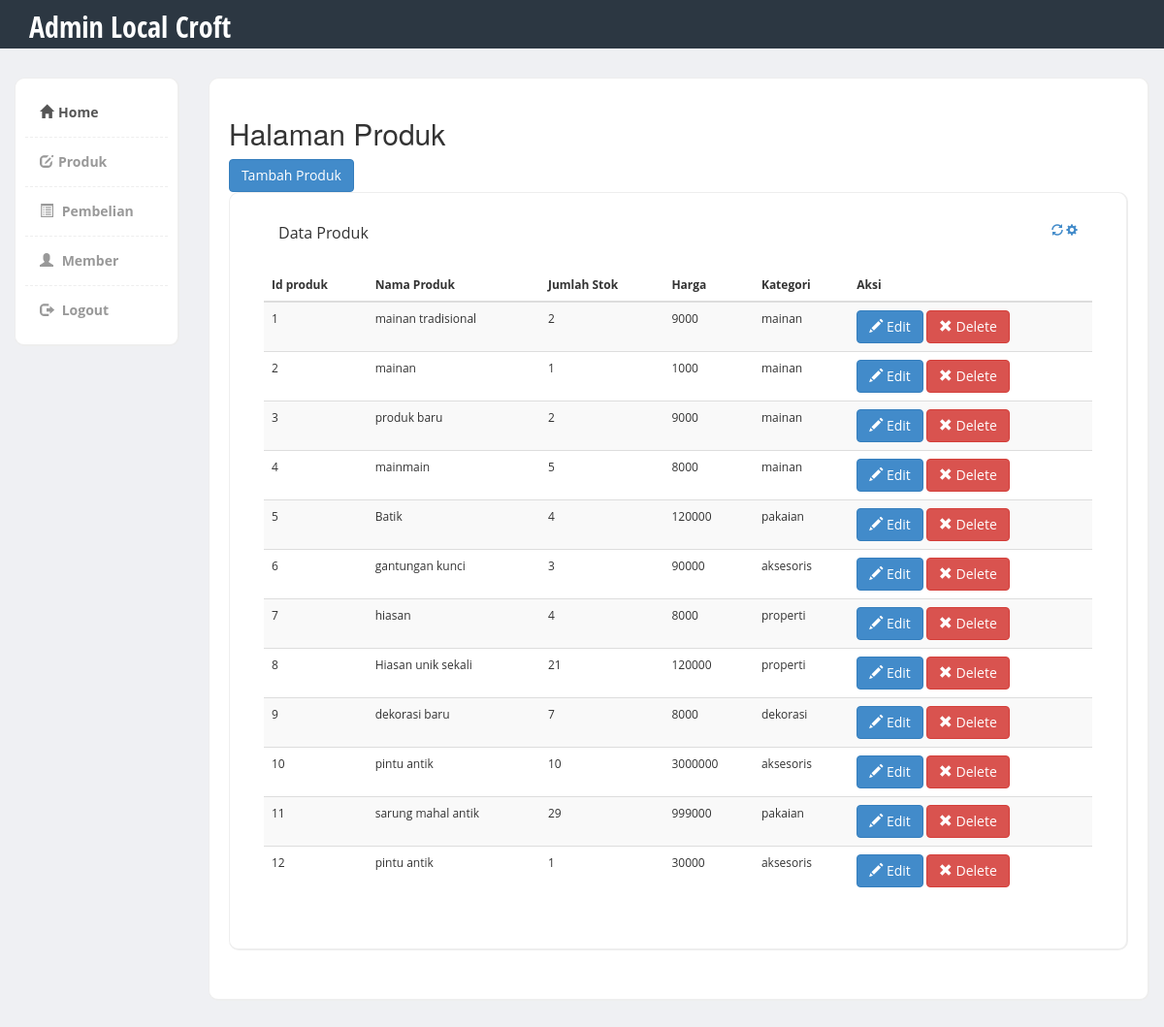
The page /admin/index.php?halaman=produk (signed in) on the database its author committed.
### tables this page shows
CREATE TABLE `produk` (
  `id_produk` int(11) NOT NULL,
  `id_kategori` int(11) NOT NULL,
  `id_toko` int(11) NOT NULL,
  `nama_produk` varchar(100) NOT NULL,
  `jumlah_stok` int(11) NOT NULL,
  `harga` int(12) NOT NULL,
  `deskripsi` varchar(200) NOT NULL,
  `direktori_gambar` varchar(100) NOT NULL,
  `direktori_gambar2` varchar(100) NOT NULL,
  `direktori_gambar3` varchar(100) NOT NULL
);

CREATE TABLE `kategori` (
  `id_kategori` int(11) NOT NULL,
  `nama_kategori` varchar(100) NOT NULL
);

### admin/produk.php (the view, shortened to what this page needs)
<h2 class="table-title">Halaman Produk</h2>
<a href="index.php?halaman=tambahproduk" class="btn btn-primary">Tambah Produk</a>
<div class="content-box-large">
	<div class="panel-heading">
		<div class="panel-title">Data Produk</div>
		<div class="panel-options">
			<a href="#" data-rel="collapse"><i class="glyphicon glyphicon-refresh"></i></a>
			<a href="#" data-rel="reload"><i class="glyphicon glyphicon-cog"></i></a>
		</div>
	</div>
	<div class="panel-body">
		<table class="table table-striped">
			<thead>
				<tr>
					<th>Id produk</th>
					<th>Nama Produk</th>
					<th>Jumlah Stok</th>
					<th>Harga</th>
					<th>Kategori</th>
					<th>Aksi</th>
				</tr>
			</thead>
			<tbody>
				<?php
					$query="select * from produk";
					$produk=mysqli_query($koneksi,$query);
					while($row = mysqli_fetch_array($produk,MYSQLI_ASSOC)) {
				?>
				<tr>
					<td><?php echo $row["id_produk"]?></td>
					<td><?php echo $row["nama_produk"]?></td>
					<td><?php echo $row["jumlah_stok"]?></td>
					<td><?php echo $row["harga"]?></td>
					<?php
					$id=$row['id_kategori'];
					$query2="select nama_kategori from kategori where id_kategori='$id' ";
					$kategori=mysqli_query($koneksi,$query2);
					$rows = mysqli_fetch_array($kategori,MYSQLI_ASSOC);
					?>
					<td><?php echo $rows["nama_kategori"]?></td>
					<td>
						<form action="index.php?halaman=editproduk" method="post">
							<button type="submit" name="submit" value="edit" class="btn btn-primary"><i class="glyphicon glyphicon-pencil"></i> Edit</button>
                    		<button type="submit" name="submit" value="hapus" class="btn btn-danger"><i class="glyphicon glyphicon-remove"></i> Delete</button>
                		</form>
					</td>
				</tr>
				<?php } ?>
			</tbody>
		</table>
	</div>
</div>

### admin/assets/css/styles.css (style rules this page uses)
body { font-family: 'Open Sans', sans-serif; background-color: #f7f7f7; position: relative; margin: 0px; font-size: 12px; padding: 0px; }
.content-box, .content-box-large { margin-bottom:30px; background:#fff; border-radius:10px; padding:10px; border-left:1px solid #eee; border-top:1px solid #eee; border-right:2px solid #eee; border-bottom:2px solid #eee; }
.content-box-large { padding: 20px; }
body { background-color: #eff0f3; }
.panel-heading>.panel-title, .content-box-header .panel-title { float: left; padding: 10px 15px; padding-top: 0px; }
.panel-heading>.panel-options, .content-box-header .panel-options { float: right; padding-right: 15px; }
.panel-heading>.panel-options>a, .content-box-header .panel-options>a { margin-top: 10px; }
.panel-body { clear:both; }

### rows shown on the page
produk: id_produk "1", nama_produk "mainan tradisional", jumlah_stok "2", harga "9000", id_kategori.nama_kategori "mainan"
produk: id_produk "2", nama_produk "mainan", jumlah_stok "1", harga "1000", id_kategori.nama_kategori "mainan"
produk: id_produk "3", nama_produk "produk baru", jumlah_stok "2", harga "9000", id_kategori.nama_kategori "mainan"
produk: id_produk "4", nama_produk "mainmain", jumlah_stok "5", harga "8000", id_kategori.nama_kategori "mainan"
produk: id_produk "5", nama_produk "Batik", jumlah_stok "4", harga "120000", id_kategori.nama_kategori "pakaian"
produk: id_produk "6", nama_produk "gantungan kunci", jumlah_stok "3", harga "90000", id_kategori.nama_kategori "aksesoris"
produk: id_produk "7", nama_produk "hiasan", jumlah_stok "4", harga "8000", id_kategori.nama_kategori "properti"
produk: id_produk "8", nama_produk "Hiasan unik sekali", jumlah_stok "21", harga "120000", id_kategori.nama_kategori "properti"
produk: id_produk "9", nama_produk "dekorasi baru", jumlah_stok "7", harga "8000", id_kategori.nama_kategori "dekorasi"
produk: id_produk "10", nama_produk "pintu antik", jumlah_stok "10", harga "3000000", id_kategori.nama_kategori "aksesoris"
produk: id_produk "11", nama_produk "sarung mahal antik", jumlah_stok "29", harga "999000", id_kategori.nama_kategori "pakaian"
produk: id_produk "12", nama_produk "pintu antik", jumlah_stok "1", harga "30000", id_kategori.nama_kategori "aksesoris"
